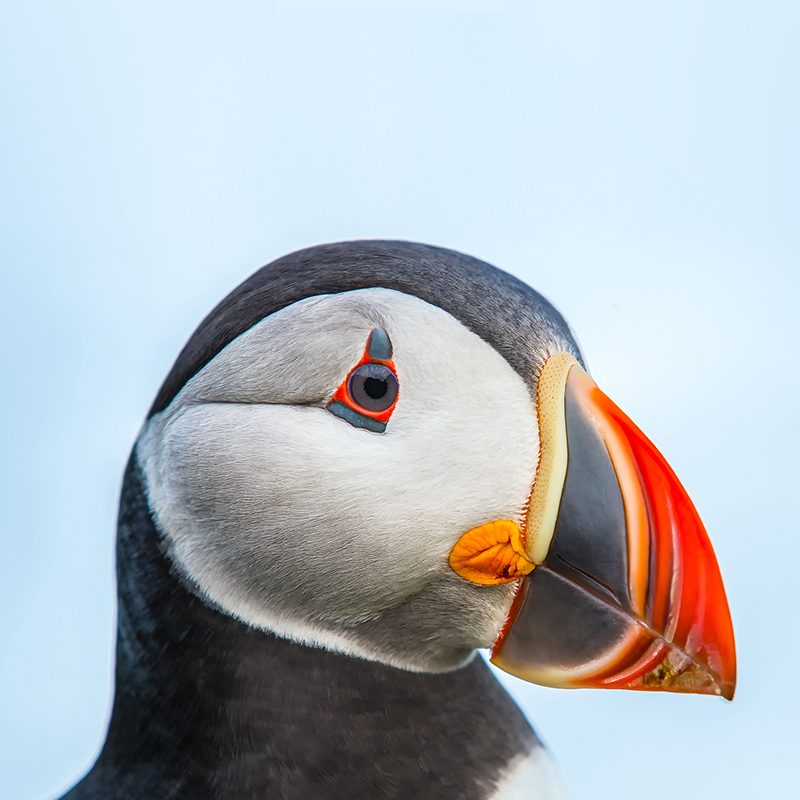
#> input picture ascii-video/slider_puffin_before_mobile.jpg, 800 x 800 px
$ python -i toascii.py   (imports and definitions only)
#> lines starting #> are read from the running program, lines starting #| are printed output that depends on the picture
import os
import PIL.Image as p


fp = "C:\\Users\\nghoc\\Desktop\\GitHub\\python-stuff\\ascii-video"


asciichars = "$@B%8&WM#*oahkwmZO0QLCJUYXzcvxrjft/\|()1[]?-_+~<>i!lI;:,^`.      "
asciiarr = list(asciichars)[::-1] # 66 shades of grey; asciiarr[0] is darkest, ascii[65] is lightest

#One line can have up to 215 characters
#Height is 125 characters
#Trying height 125, width 230; around 16:9 ratio ---> I was wrong, '\n's take much more space; more like 63 or 64 height. 144 is for a different video
#Images are all 1920/1080; similar size.
#Video is 275s long, 1134 images. 4fps.
#Grayscale moves from 0 to 255; 66 shades of grey, so /3.85. Added more spaces at the end so lighter shades of white are still blank.
width = 230
height = 63

gray_divisor = 4 #Only can be integer.

def gs(img):
    return(img.convert("L"))
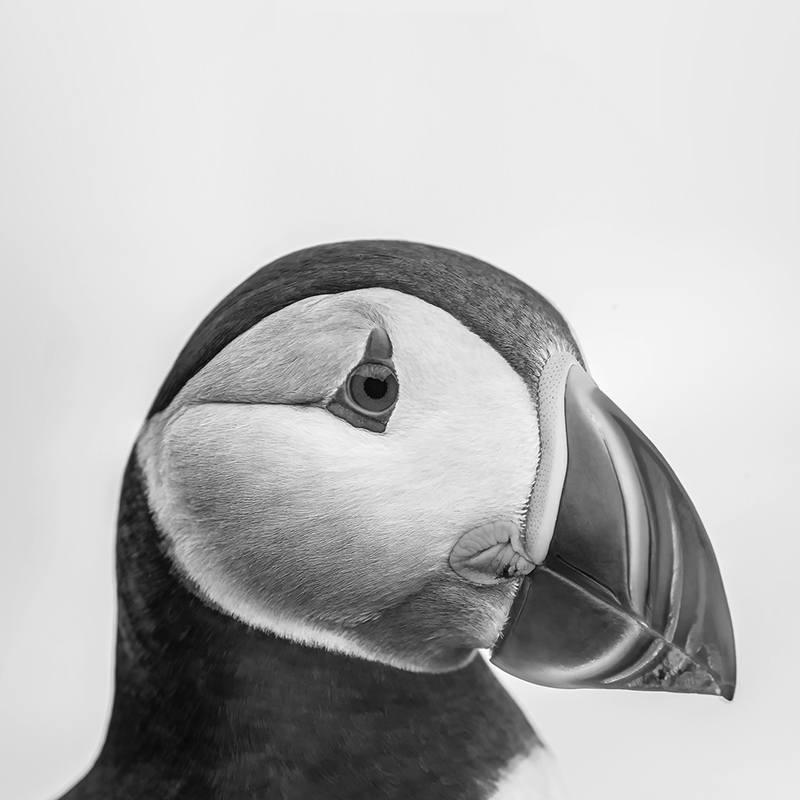
#> returned value: PIL image 800x800 L; min 0, max 255, mean 183.4

def pta(gs_img):
    pixels = gs_img.getdata()
    #characters = "".join([asciiarr])

def resize(image, new_width=width, new_height=height):
#> called with new_width = 230, new_height = 63
    return image.resize((new_width, new_height))
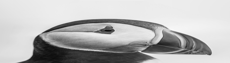
#> returned value: PIL image 230x63 L; min 10, max 251, mean 183.4

def img_str(img):
    image = gs(p.open(img))
    rs_img = resize(image)
    pixels = rs_img.getdata()
    new_pixels = "".join([asciiarr[pixel_value//gray_divisor] for pixel_value in pixels])
    return new_pixels #This will be a string. To do now is to split for every 230 characters.


#The final function to convert an image to an ascii format.
def to_ascii(img):
    os.chdir(fp)
    np = img_str(img)
    ascii_img = [np[index:index+int(width)] for index in range(0, len(np), int(width))]
    return '\n'.join(ascii_img)

>>> result = img_str('slider_puffin_before_mobile.jpg')
